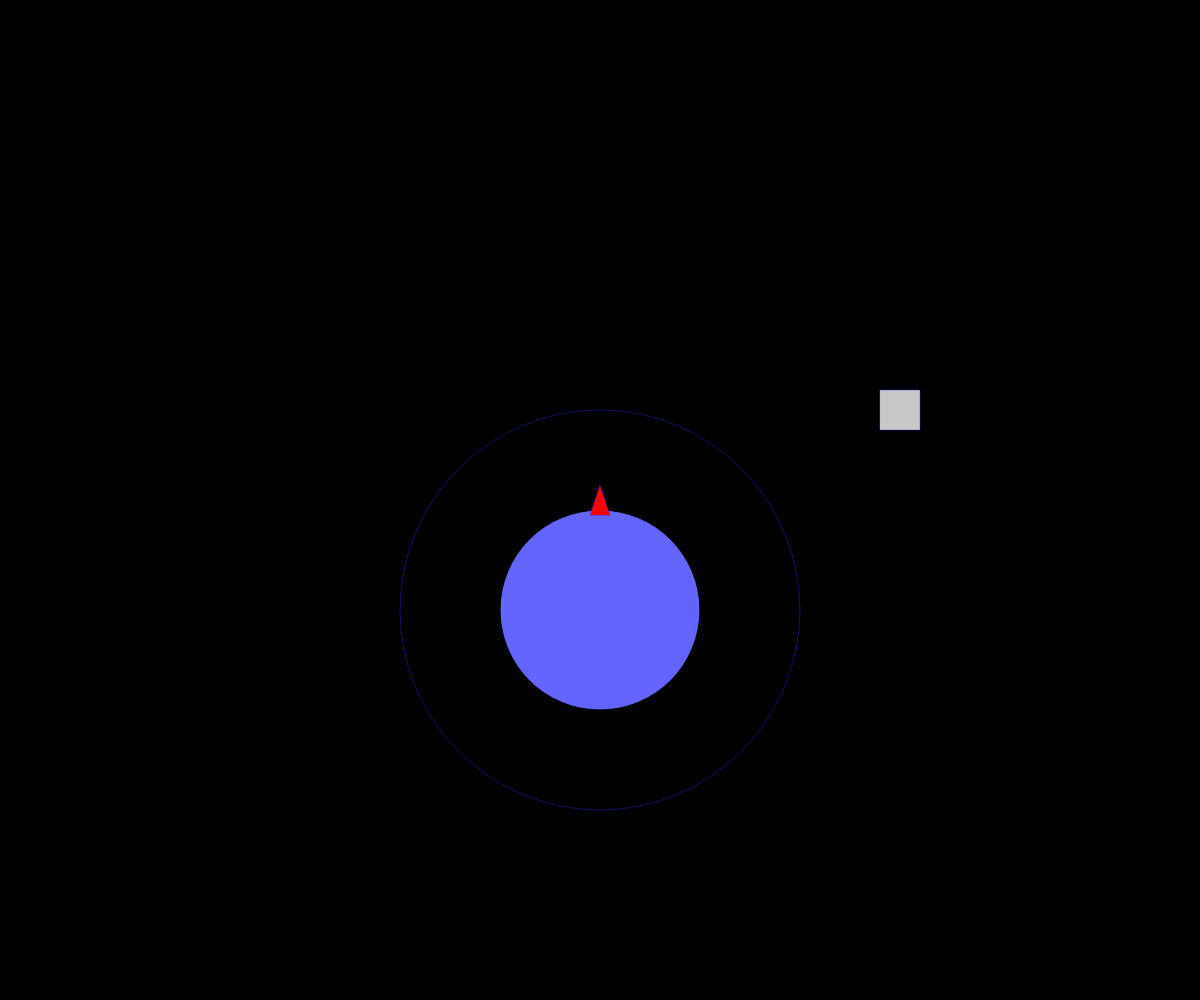
Frame 1 (no input)
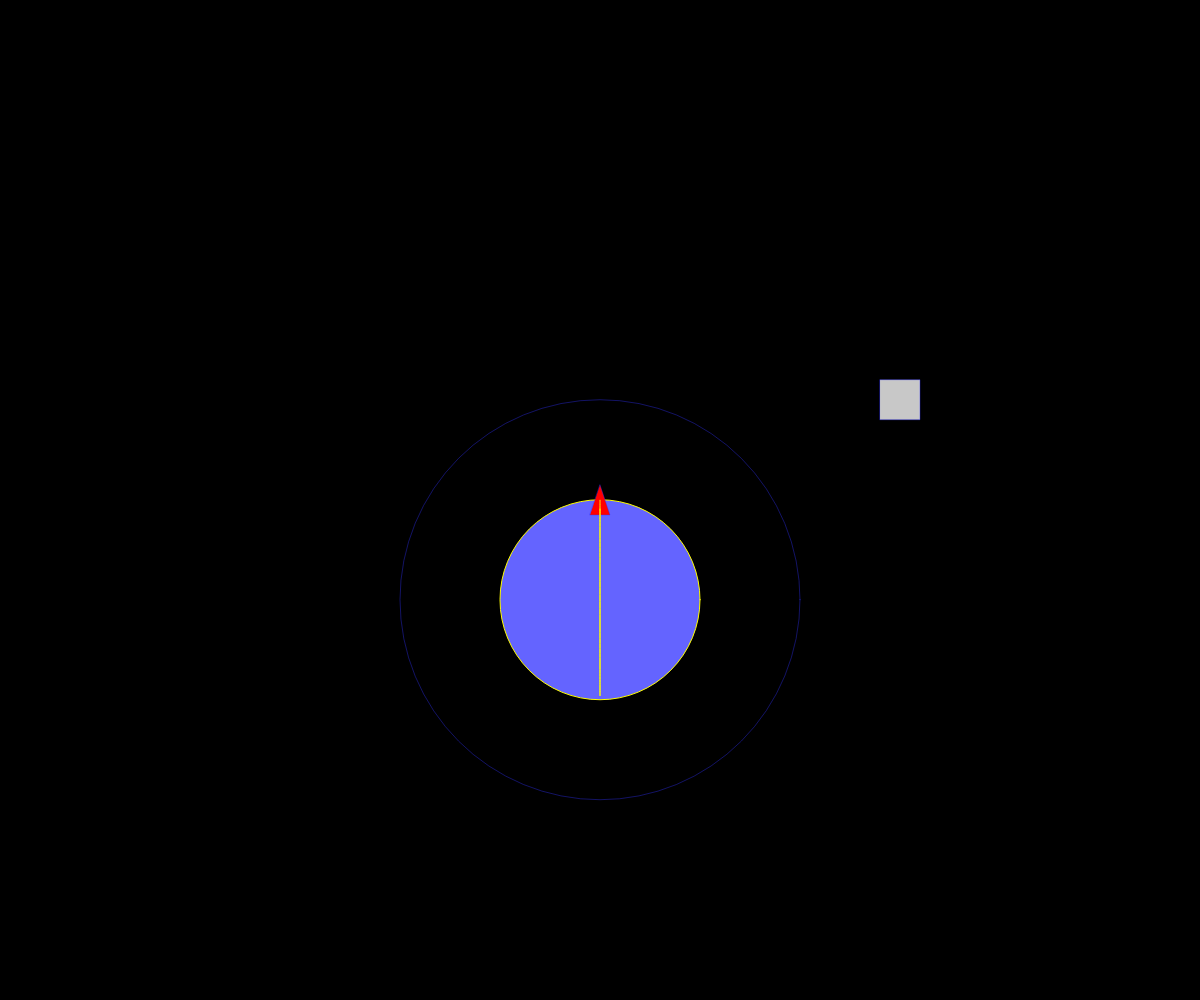
Frame 60 (no input)
Frame 120 (the mouse pressed at the canvas centre since frame 60): identical to frame 60, image omitted

The p5.js sketch that drew these frames (run headless with seeded random() and noise() and a simulated clock; from frame 60 on, the mouse is pressed at the canvas centre):

// p5.js sketch
// ── sketch.js
let G = 0.5;
let planets = [];
let stations = [];
let rocket;
let zoomLevel = 1; // New zoom variable

function setup() {
  createCanvas(windowWidth, windowHeight);
  
  let planet = new Planet(width / 2, height / 2, 100, 5000, 200);
  planets.push(planet);
  
  // let moon = new Planet(width / 2 + 400, height / 2, 30, 1000, 80, planet, 500, 0.02);
  // planets.push(moon);
  
  rocket = new Rocket(planet.pos.x, planet.pos.y - planet.radius - 10);

  let station = new SpaceStation(width / 2 + 300, height / 2 - 200);
  stations.push(station);
}

function draw() {
  background(0);
  
  translate(width / 2 - rocket.pos.x * zoomLevel, height / 2 - rocket.pos.y * zoomLevel);
  scale(zoomLevel); // Apply zoom
  
  for (let planet of planets) {
    planet.update();
    planet.draw();
  }

  for (let station of stations) {
    station.draw();
  }

  rocket.update();
  rocket.checkLanding();
  rocket.takeOff();
  rocket.draw();
  rocket.drawTrajectory();
  rocket.drawOrbitAssist();
  rocket.checkDocking();
}

// Zoom control
function mouseWheel(event) {
  zoomLevel *= event.delta > 0 ? 0.9 : 1.1; // Zoom in/out smoothly
  zoomLevel = constrain(zoomLevel, 0.1, 3); // Set zoom limits
}

// --------- PLANET CLASS -------------
class Planet {
  constructor(x, y, r, m, a, orbitCenter = null, orbitRadius = 0, orbitSpeed = 0) {
    this.pos = createVector(x, y);
    this.radius = r;
    this.mass = m;
    this.atmosphereRadius = a;
    this.orbitCenter = orbitCenter;
    this.orbitRadius = orbitRadius;
    this.orbitSpeed = orbitSpeed;
    this.orbitAngle = random(TWO_PI);
    this.orbiting = orbitCenter !== null;
  }

  update() {
    if (this.orbiting) {
      this.orbitAngle += this.orbitSpeed;
      this.pos.x = this.orbitCenter.pos.x + cos(this.orbitAngle) * this.orbitRadius;
      this.pos.y = this.orbitCenter.pos.y + sin(this.orbitAngle) * this.orbitRadius;
    }
  }

  draw() {
    fill(100, 100, 255);
    ellipse(this.pos.x, this.pos.y, this.radius * 2);
    noFill();
    stroke(50, 50, 255, 100);
    ellipse(this.pos.x, this.pos.y, this.atmosphereRadius * 2);
  }
}

// --------- SPACE STATION CLASS -------------
class SpaceStation {
  constructor(x, y) {
    this.pos = createVector(x, y);
    this.size = 40;
  }

  draw() {
    fill(200, 200, 200);
    rectMode(CENTER);
    rect(this.pos.x, this.pos.y, this.size, this.size);
  }
}

// --------- ROCKET CLASS -------------
class Rocket {
  constructor(x, y) {
    this.pos = createVector(x, y);
    this.vel = createVector(0, 0);
    this.acc = createVector(0, 0);
    this.angle = -PI / 2;
    this.thrustPower = 0.2;
    this.fuel = 100;
    this.landed = false;
  }

  applyGravity(planet) {
    let force = p5.Vector.sub(planet.pos, this.pos);
    let distance = constrain(force.mag(), planet.radius, 1000);
    let strength = (G * planet.mass) / (distance * distance);
    force.setMag(strength);
    this.acc.add(force);
  }

  applyAtmosphereDrag(planet) {
    let distance = p5.Vector.dist(this.pos, planet.pos);
    if (distance < planet.atmosphereRadius) {
      let dragStrength = map(distance, planet.radius, planet.atmosphereRadius, 0.05, 0);
      let drag = this.vel.copy().mult(-dragStrength);
      this.acc.add(drag);
    }
  }

  update() {
    if (this.landed) return;

    for (let planet of planets) {
      this.applyGravity(planet);
      this.applyAtmosphereDrag(planet);
    }

    if (keyIsDown(LEFT_ARROW)) this.angle -= 0.05;
    if (keyIsDown(RIGHT_ARROW)) this.angle += 0.05;
    if (keyIsDown(UP_ARROW) && this.fuel > 0) {
      this.applyThrust();
      this.fuel -= 0.2;
    }

    this.vel.add(this.acc);
    this.pos.add(this.vel);
    this.acc.mult(0);
  }

  applyThrust() {
    let force = p5.Vector.fromAngle(this.angle).mult(this.thrustPower);
    this.acc.add(force);
  }

  draw() {
    push();
    translate(this.pos.x, this.pos.y);
    rotate(this.angle);
    rotate(HALF_PI);
    fill(255, 0, 0);
    triangle(-10, 15, 10, 15, 0, -15);
    pop();
  }

  checkLanding() {
    for (let planet of planets) {
      let distance = p5.Vector.dist(this.pos, planet.pos);
      if (distance < planet.radius) {
        if (this.vel.mag() < 2) {
          this.landed = true;
          this.vel.set(0, 0);
        } else {
          console.log("Crashed!");
          this.vel.set(0, 0);
          this.landed = false;
        }
      }
    }
  }

  takeOff() {
    if (this.landed && keyIsDown(UP_ARROW)) {
      this.landed = false;
      this.vel.set(0, -2);
    }
  }

  drawOrbitAssist() {
    let planet = planets[0];
    let speed = this.vel.mag();
    let altitude = p5.Vector.dist(this.pos, planet.pos) - planet.radius;

    if (speed > 4 && altitude > planet.radius * 1.5) {
      push();
      stroke(0, 0, 255);
      noFill();
      ellipse(planet.pos.x, planet.pos.y, altitude * 2);
      pop();
    }
  }

  drawTrajectory() {
    Rocket.prototype.drawTrajectory = function () {
      let tempPos = this.pos.copy();
      let tempVel = this.vel.copy();
      let tempAcc = createVector(0, 0);
      let futureMoons = planets.map(p => p.orbiting ? Object.assign({}, p) : null);
      let maxDistance = planets[0].radius * 20; // Stop if too far from main planet
    
      stroke(255, 255, 0);
      noFill();
      beginShape();
    
      let lastClosePos = tempPos.copy();
      let loopCompleted = false;
      let steps = 0;
    
      while (!loopCompleted && steps < 5000) {
        tempAcc.set(0, 0);
    
        for (let moon of futureMoons) {
          if (moon) {
            moon.orbitAngle += moon.orbitSpeed;
            moon.pos.x = moon.orbitCenter.pos.x + cos(moon.orbitAngle) * moon.orbitRadius;
            moon.pos.y = moon.orbitCenter.pos.y + sin(moon.orbitAngle) * moon.orbitRadius;
          }
        }
    
        for (let planet of planets) {
          let force = p5.Vector.sub(planet.pos, tempPos);
          let distance = constrain(force.mag(), planet.radius, 1000);
          let strength = (G * planet.mass) / (distance * distance);
          force.setMag(strength);
          tempAcc.add(force);
        }
    
        tempVel.add(tempAcc);
        tempPos.add(tempVel);
        vertex(tempPos.x, tempPos.y);
        steps++;
    
        // Check if it's looping back close to the original position
        if (p5.Vector.dist(tempPos, this.pos) < 10 && steps > 50) {
          loopCompleted = true;
        }
    
        // Stop if going too far from the main planet
        if (p5.Vector.dist(tempPos, planets[0].pos) > maxDistance) {
          break;
        }
      }
      endShape();
    }    
  }

  checkDocking() {
    for (let station of stations) {
      if (p5.Vector.dist(this.pos, station.pos) < 20 && this.vel.mag() < 1) {
        console.log("Docked Successfully!");
        this.vel.set(0, 0);
      }
    }
  }
}
